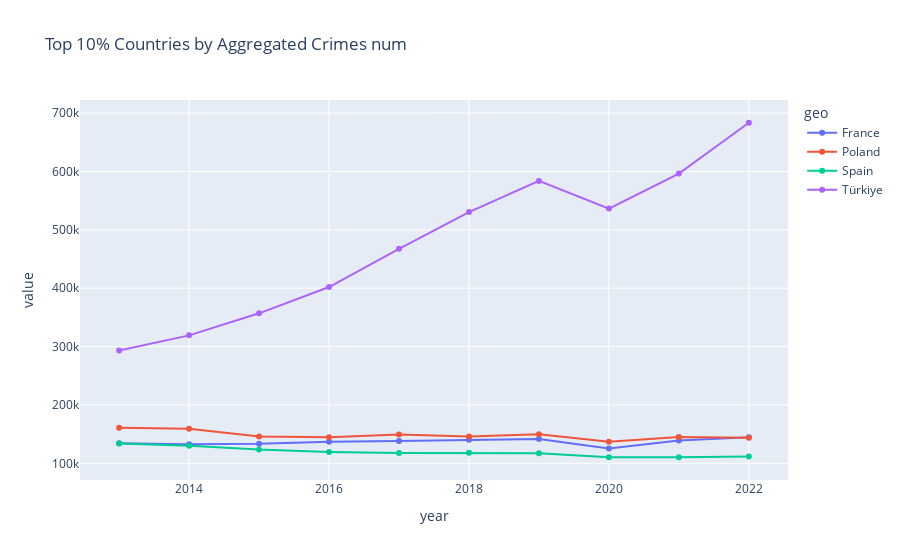
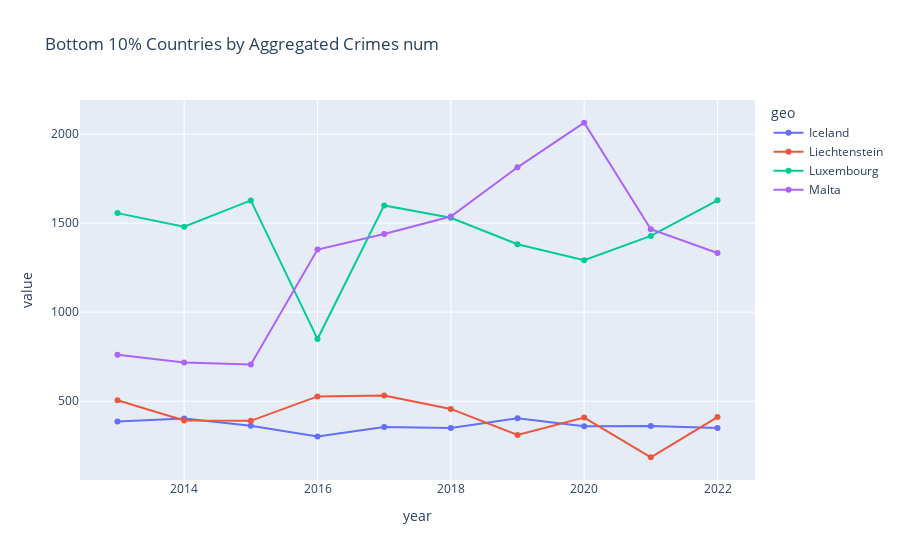

The notebook cell saved with these charts, in order:
### Code cell
import pandas as pd
import plotly.express as px
df = pd.read_csv(r'..\processed_data\crimes_prisoners_by_citizenship_foreign_to_admission.csv')

# ignore all rows with total values
df = df[~df['geo'].str.contains('Total')]
value_col = df.columns[-1]
aggregated_obs_values = df.groupby(['geo', 'year'])[value_col].sum()

threshold = 0.25 * df["year"].nunique()

group = df.groupby('geo')

countries_to_remove = []

for geo, group_data in group:
    year_counts = group_data['year'].value_counts()
    missing_counts = df["year"].nunique() - year_counts.count()
    
    if missing_counts > threshold:
        countries_to_remove.append(geo)

df_copy = df[~df['geo'].isin(countries_to_remove)]
aggregated_obs_values = df_copy.groupby(['geo', 'year'])[value_col].sum()

top_threshold = aggregated_obs_values.groupby('geo').mean().quantile(0.9)
top_countries = aggregated_obs_values.groupby('geo').mean()
top_countries = top_countries[top_countries > top_threshold].index
filtered_top_df = aggregated_obs_values.loc[top_countries].reset_index()

bottom_threshold = aggregated_obs_values.groupby('geo').mean().quantile(0.1)
bottom_countries = aggregated_obs_values.groupby('geo').mean()
bottom_countries = bottom_countries[bottom_countries < bottom_threshold].index
filtered_bottom_df = aggregated_obs_values.loc[bottom_countries].reset_index()


fig = px.line(filtered_top_df, x='year', y=[value_col], color='geo', 
              markers=True, title=f'Top 10% Countries by Aggregated {value_col}')
fig.show()

fig = px.line(filtered_bottom_df, x='year', y=[value_col], color='geo', 
              markers=True, title=f'Bottom 10% Countries by Aggregated {value_col}')
fig.show()

### Figure 1 — Plotly figure (JSON) as saved in the notebook; plotly's stock layout.template omitted (floating-point values rounded to 4 significant figures)
{"data": [{"hovertemplate": "geo=France<br>variable=Crimes num<br>year=%{x}<br>value=%{y}<extra></extra>", "legendgroup": "France", "line": {"color": "#636efa", "dash": "solid"}, "marker": {"symbol": "circle"}, "mode": "lines+markers", "name": "France", "orientation": "v", "showlegend": true, "type": "scatter", "x": [2013, 2014, 2015, 2016, 2017, 2018, 2019, 2020, 2021, 2022], "xaxis": "x", "y": [134400.0, 132700.0, 133500.0, 137100.0, 138200.0, 140300.0, 141700.0, 125300.0, 139100.0, 144600.0], "yaxis": "y"}, {"hovertemplate": "geo=Poland<br>variable=Crimes num<br>year=%{x}<br>value=%{y}<extra></extra>", "legendgroup": "Poland", "line": {"color": "#EF553B", "dash": "solid"}, "marker": {"symbol": "circle"}, "mode": "lines+markers", "name": "Poland", "orientation": "v", "showlegend": true, "type": "scatter", "x": [2013, 2014, 2015, 2016, 2017, 2018, 2019, 2020, 2021, 2022], "xaxis": "x", "y": [160800.0, 159100.0, 145800.0, 144800.0, 149400.0, 146000.0, 149600.0, 137100.0, 144900.0, 143800.0], "yaxis": "y"}, {"hovertemplate": "geo=Spain<br>variable=Crimes num<br>year=%{x}<br>value=%{y}<extra></extra>", "legendgroup": "Spain", "line": {"color": "#00cc96", "dash": "solid"}, "marker": {"symbol": "circle"}, "mode": "lines+markers", "name": "Spain", "orientation": "v", "showlegend": true, "type": "scatter", "x": [2013, 2014, 2015, 2016, 2017, 2018, 2019, 2020, 2021, 2022], "xaxis": "x", "y": [133800.0, 130300.0, 123500.0, 119400.0, 117900.0, 118000.0, 117300.0, 110600.0, 110400.0, 111700.0], "yaxis": "y"}, {"hovertemplate": "geo=Türkiye<br>variable=Crimes num<br>year=%{x}<br>value=%{y}<extra></extra>", "legendgroup": "Türkiye", "line": {"color": "#ab63fa", "dash": "solid"}, "marker": {"symbol": "circle"}, "mode": "lines+markers", "name": "Türkiye", "orientation": "v", "showlegend": true, "type": "scatter", "x": [2013, 2014, 2015, 2016, 2017, 2018, 2019, 2020, 2021, 2022], "xaxis": "x", "y": [293300.0, 319200.0, 357000.0, 402000.0, 467400.0, 530300.0, 583800.0, 536400.0, 596400.0, 683400.0], "yaxis": "y"}], "layout": {"legend": {"title": {"text": "geo"}, "tracegroupgap": 0}, "title": {"text": "Top 10% Countries by Aggregated Crimes num"}, "xaxis": {"anchor": "y", "domain": [0, 1], "title": {"text": "year"}}, "yaxis": {"anchor": "x", "domain": [0, 1], "title": {"text": "value"}}}}

### Figure 2 — Plotly figure (JSON) as saved in the notebook; plotly's stock layout.template omitted (floating-point values rounded to 4 significant figures)
{"data": [{"hovertemplate": "geo=Iceland<br>variable=Crimes num<br>year=%{x}<br>value=%{y}<extra></extra>", "legendgroup": "Iceland", "line": {"color": "#636efa", "dash": "solid"}, "marker": {"symbol": "circle"}, "mode": "lines+markers", "name": "Iceland", "orientation": "v", "showlegend": true, "type": "scatter", "x": [2013, 2014, 2015, 2016, 2017, 2018, 2019, 2020, 2021, 2022], "xaxis": "x", "y": [385.4, 402.6, 362.5, 301.8, 355.0, 350.1, 404.5, 359.4, 361.0, 349.4], "yaxis": "y"}, {"hovertemplate": "geo=Liechtenstein<br>variable=Crimes num<br>year=%{x}<br>value=%{y}<extra></extra>", "legendgroup": "Liechtenstein", "line": {"color": "#EF553B", "dash": "solid"}, "marker": {"symbol": "circle"}, "mode": "lines+markers", "name": "Liechtenstein", "orientation": "v", "showlegend": true, "type": "scatter", "x": [2013, 2014, 2015, 2016, 2017, 2018, 2019, 2020, 2021, 2022], "xaxis": "x", "y": [505.2, 391.5, 389.7, 526.8, 532.1, 456.6, 310.1, 408.2, 185.2, 411.1], "yaxis": "y"}, {"hovertemplate": "geo=Luxembourg<br>variable=Crimes num<br>year=%{x}<br>value=%{y}<extra></extra>", "legendgroup": "Luxembourg", "line": {"color": "#00cc96", "dash": "solid"}, "marker": {"symbol": "circle"}, "mode": "lines+markers", "name": "Luxembourg", "orientation": "v", "showlegend": true, "type": "scatter", "x": [2013, 2014, 2015, 2016, 2017, 2018, 2019, 2020, 2021, 2022], "xaxis": "x", "y": [1556.0, 1480.0, 1627.0, 849.6, 1600.0, 1530.0, 1382.0, 1292.0, 1428.0, 1628.0], "yaxis": "y"}, {"hovertemplate": "geo=Malta<br>variable=Crimes num<br>year=%{x}<br>value=%{y}<extra></extra>", "legendgroup": "Malta", "line": {"color": "#ab63fa", "dash": "solid"}, "marker": {"symbol": "circle"}, "mode": "lines+markers", "name": "Malta", "orientation": "v", "showlegend": true, "type": "scatter", "x": [2013, 2014, 2015, 2016, 2017, 2018, 2019, 2020, 2021, 2022], "xaxis": "x", "y": [761.0, 717.6, 705.8, 1352.0, 1439.0, 1537.0, 1814.0, 2064.0, 1466.0, 1333.0], "yaxis": "y"}], "layout": {"legend": {"title": {"text": "geo"}, "tracegroupgap": 0}, "title": {"text": "Bottom 10% Countries by Aggregated Crimes num"}, "xaxis": {"anchor": "y", "domain": [0, 1], "title": {"text": "year"}}, "yaxis": {"anchor": "x", "domain": [0, 1], "title": {"text": "value"}}}}
